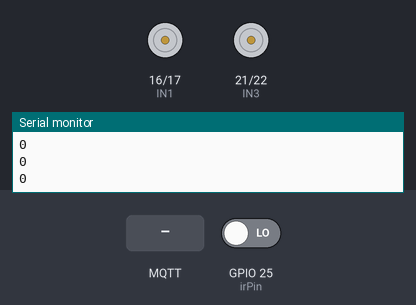
A sketch run on a simulated ESP32. Shown: motor-driver pin pairs drawn as motors (green arrow = first pin HIGH = forward, orange = second pin HIGH = backward, longer = more drive), the last lines printed to the serial monitor. The test bench sets the inputs (shaded band); at power-on: GPIO 25 (irPin) LOW. WiFi joins after 1.5 s; servers stay silent unless stated; no MQTT or app messages arrive unless stated.

Above: at 1.8 s.
1.9 s: MQTT message "true" arrives on the first subscribed topic
At 2.05 s:
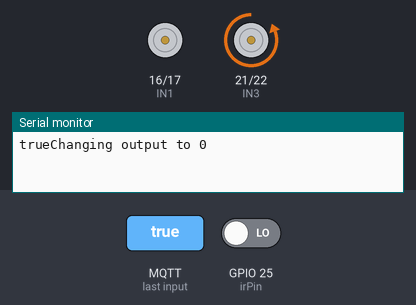
At 2.65 s:
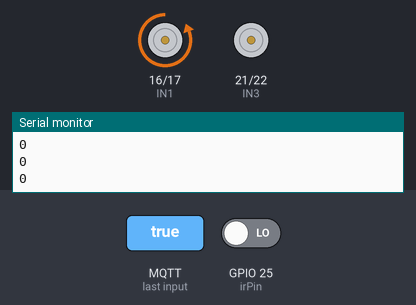
7.9 s: MQTT message "on" arrives on the first subscribed topic
At 8.38 s:
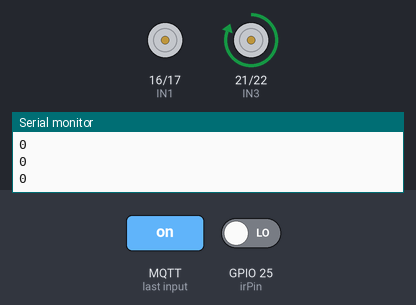
Timing chart, 0 to 63.4 s (numbered marks = the images above; inputs shaded):
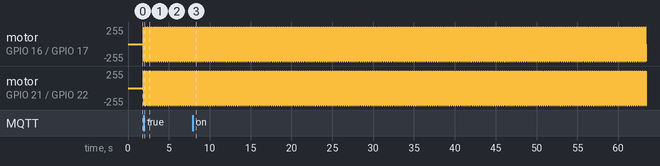

Measured:
- after the input at 1.9 s, motor on GPIO 16 (IN1) / GPIO 17 (IN2), motor on GPIO 21 (IN3) / GPIO 22 (IN4): stopped → forward 255/255 at once, then repeats every 0.08 s: stopped 0.01 s, backward 255/255 0.02 s, stopped 0.03 s, forward 255/255 0.02 s

The sketch:

pastilleroaijbgsadkhjgaesnksg.ino
```cpp
#define IN1  16
#define IN2  17
#define IN3  21
#define IN4  22
#include <WiFi.h>
#include <PubSubClient.h>
const int irPin = 25;
int lastirState = LOW;
int irState = LOW;
#define NUMERO_PASTILLERO "Pastillero01"
#define TOPIC_RECEIVE "homeassistant/" NUMERO_PASTILLERO "/Receive"
#define TOPIC_SEND "homeassistant/" NUMERO_PASTILLERO "/Send"
const char* ssid = "UIDEE";
const char* password = "Domotica4$";
const char* mqttBroker = "172.16.0.99";
bool servoStopped = true;
WiFiClient espClient;
PubSubClient client(espClient);
// Secuencia de pasos (par máximo)
int paso [8][4] =
{
  {1, 0, 0, 0},
  {1, 1, 0, 0},
  {0, 1, 0, 0},
  {0, 1, 1, 0},
  {0, 0, 1, 0},
  {0, 0, 1, 1},
  {0, 0, 0, 1},
  {1, 0, 0, 1}
};

void setup()
{
  Serial.begin(115200);
  // Todos los pines en modo salida
  pinMode(IN1, OUTPUT);
  pinMode(IN2, OUTPUT);
  pinMode(IN3, OUTPUT);
  pinMode(IN4, OUTPUT);
  pinMode(irPin, INPUT);
  client.setServer(mqttBroker, 1883);
  client.setCallback(callback);
}

void setup_wifi() {
  delay(10);
  // We start by connecting to a WiFi network
  Serial.println();
  Serial.print("Connecting to ");
  Serial.println(ssid);

  WiFi.begin(ssid, password);

  if (WiFi.status() != WL_CONNECTED) {
    delay(500);
    Serial.print(".");
  }
  if (WiFi.status() == WL_CONNECTED) {
  Serial.println("");
  Serial.println("WiFi connected");
  Serial.println("IP address: ");
  Serial.println(WiFi.localIP());
  }
}

void callback(char* topic, byte* message, unsigned int length) {
  Serial.print("Message arrived on topic: ");
  Serial.print(topic);
  Serial.print(". Message: ");
  String messageTemp;

  for (int i = 0; i < length; i++) {
    Serial.print((char)message[i]);
    messageTemp += (char)message[i];
  }
  Serial.println();
  Serial.print(messageTemp);
  if (String(topic) == TOPIC_RECEIVE) {
    Serial.print("Changing output to ");
    if(messageTemp == "true"){


    servoStopped = false;
  }
}
}


void reconnect() {
  // Loop until we're reconnected
  if (!client.connected()) {
    Serial.print("Attempting MQTT connection...");
    // Attempt to connect
    if (client.connect(NUMERO_PASTILLERO, "raspi_dali_1", "admin")) {
      Serial.println("connected");
      // Subscribe
      client.subscribe(TOPIC_RECEIVE);
      client.subscribe(TOPIC_SEND);

    } else {
      Serial.print("failed, rc=");
      Serial.print(client.state());
      Serial.println(" try again in 5 seconds");
      // Wait 5 seconds before retrying
      delay(5000);
    }
  }
}

void loop()
{

irState = digitalRead(irPin);

if (!servoStopped){
      for (int i = 0; i < 8; i++) {
                digitalWrite(IN1, paso[i][0]);
                digitalWrite(IN2, paso[i][1]);
                digitalWrite(IN3, paso[i][2]);
                digitalWrite(IN4, paso[i][3]);
                delay(10);
               }
}

  // Detectar cambio de estado del botón
  if (irState != lastirState) {
    if (irState == LOW) { // Cambiar el estado del servo solo en la transición del botón de HIGH a LOW
      if (!servoStopped) {
            digitalWrite(IN1, LOW);
            digitalWrite(IN2, LOW);
            digitalWrite(IN3, LOW);
            digitalWrite(IN4, LOW);
        servoStopped = true;
        client.publish(TOPIC_SEND, "true");
      }
    }
  }

  Serial.println(irState);
  //delay(100);
  lastirState = irState;
   if (WiFi.status() != WL_CONNECTED){
    setup_wifi();
    }
    if (!client.connected()) {
      reconnect();
    }
    client.loop();


}
```
